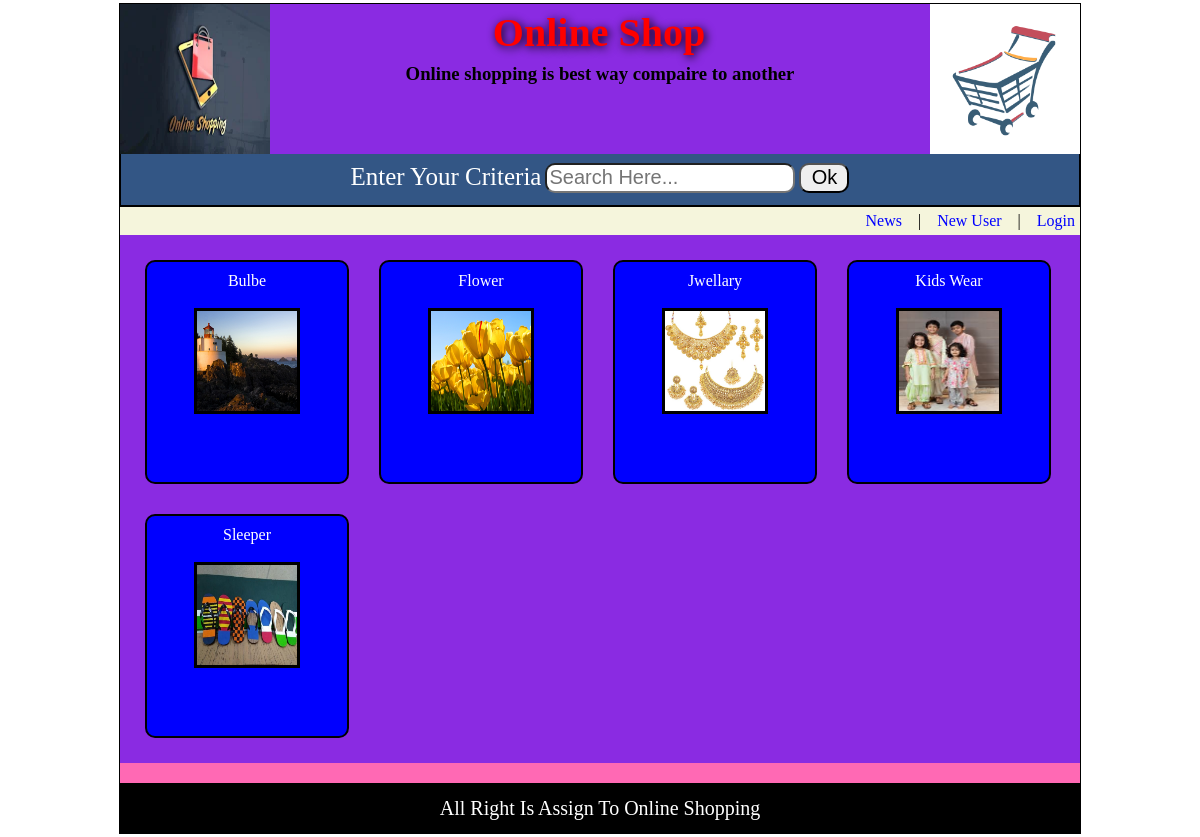
The page / on the database its author committed.
### tables this page shows
CREATE TABLE IF NOT EXISTS `category_info` (
  `cat_id` int(11) NOT NULL AUTO_INCREMENT,
  `cat_name` varchar(30) NOT NULL,
  `cat_dname` varchar(30) NOT NULL,
  `image_path` varchar(45) NOT NULL,
  `cat_type` varchar(10) NOT NULL,
  `cat_parent_id` int(11) NOT NULL,
  `reg_date` datetime NOT NULL,
  PRIMARY KEY (`cat_id`)
);

### index.php (the view, shortened to what this page needs)
<?php
include("header.php");
?>
<div id="container">
  <div id="homeMenu">
    <a href="news.php">News</a>
    &nbsp;&nbsp;&nbsp;|&nbsp;&nbsp;&nbsp;
    <a href="customerform.php">New User</a>
    &nbsp;&nbsp;&nbsp;|&nbsp;&nbsp;&nbsp;
    <a href="loginform.php">Login</a>
  </div>
  <div id="indexCategoryList">
    <?php
      if(isset($_REQUEST["cid"]))
      {
           $prid=$_REQUEST["cid"];
      }
      else
      {
          $prid=0;
      }
         include("dbconnect.php");
         $rsCat=mysqli_query($con,"select * from category_info where cat_parent_id=$prid order by cat_dname");
         while($row=mysqli_fetch_array($rsCat))
         {
          $id=$row["cat_id"];
            echo("<div class='category'>");
            echo("<a href='index.php?cid=$id'>");
            echo($row["cat_dname"]."<br><br>");
            $img=$row["image_path"];
            echo("<img src='.//collection//$img' width='100' height='100'>");
            echo("</a>");
            echo("</div>");
         }
    ?>
  </div>
  <div id="indexProductList">
  </div>
</div>
<?php
include("footer.php");
?>

### css/style.css (style rules this page uses)
body { margin: 0px; padding: 0px; font-family: "verdana"; }
#container { min-height: 450px; }
a { text-decoration: none; color:blue; }
#homeMenu { text-align: right; padding: 5px; }
#indexCategoryList { background-color: blueviolet; padding: 10px; }
.category { height: 200px; width: 180px; background-color: blue; text-align: center; display: inline-block; margin: 15px; padding: 10px; border-radius: 10px; border: 2px solid black; text-transform: capitalize; }
.category img { border: 3px solid black; }
.category a { color: white; }
#indexProductList { background-color: hotpink; padding: 10px; }

### rows shown on the page
category_info: cat_dname "Bulbe", image_path (picture)
category_info: cat_dname "Flower", image_path (picture)
category_info: cat_dname "Jwellary", image_path (picture)
category_info: cat_dname "Kids Wear", image_path (picture)
category_info: cat_dname "Sleeper", image_path (picture)
